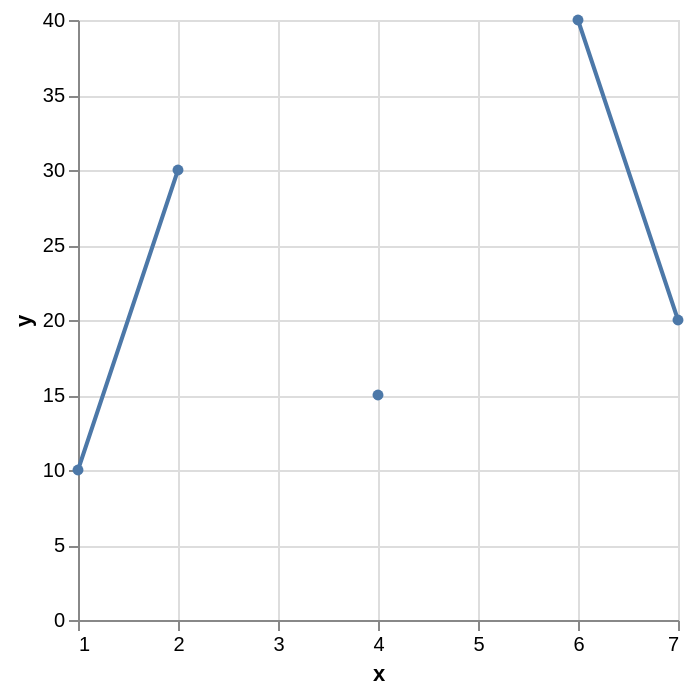

Vega-Lite specification stored for this chart:
### Vega-Lite specification from a JSON file in a GitHub repository (floating-point values rounded to 4 significant figures)
{"$schema": "https://vega.github.io/schema/vega-lite/v3.json", "description": "A simple bar chart with embedded data.", "data": {"values": [{"x": 1, "y": 10}, {"x": 2, "y": 30}, {"x": 3, "y": null}, {"x": 4, "y": 15}, {"x": 5, "y": null}, {"x": 6, "y": 40}, {"x": 7, "y": 20}]}, "mark": {"type": "line", "point": true}, "encoding": {"x": {"field": "x", "type": "quantitative"}, "y": {"field": "y", "type": "quantitative"}}}
